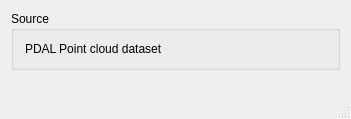
<?xml version="1.0" encoding="UTF-8"?>
<ui version="4.0">
 <class>QgsPdalSourceSelectBase</class>
 <widget class="QDialog" name="QgsPdalSourceSelectBase">
  <property name="geometry">
   <rect>
    <x>0</x>
    <y>0</y>
    <width>351</width>
    <height>119</height>
   </rect>
  </property>
  <property name="windowTitle">
   <string>Add Point Cloud Layer(s)</string>
  </property>
  <property name="windowIcon">
   <iconset>
    <normaloff>.</normaloff>.</iconset>
  </property>
  <property name="sizeGripEnabled">
   <bool>true</bool>
  </property>
  <property name="modal">
   <bool>true</bool>
  </property>
  <layout class="QGridLayout" name="gridLayout_2">
   <item row="0" column="0">
    <layout class="QVBoxLayout" name="verticalLayout">
     <item>
      <widget class="QGroupBox" name="fileGroupBox">
       <property name="sizePolicy">
        <sizepolicy hsizetype="Preferred" vsizetype="Fixed">
         <horstretch>0</horstretch>
         <verstretch>0</verstretch>
        </sizepolicy>
       </property>
       <property name="title">
        <string>Source</string>
       </property>
       <layout class="QHBoxLayout" name="horizontalLayout">
        <item>
         <widget class="QLabel" name="label">
          <property name="text">
           <string>PDAL Point cloud dataset</string>
          </property>
         </widget>
        </item>
        <item>
         <widget class="QgsFileWidget" name="mFileWidget" native="true"/>
        </item>
       </layout>
      </widget>
     </item>
    </layout>
   </item>
   <item row="1" column="0">
    <spacer name="verticalSpacer">
     <property name="orientation">
      <enum>Qt::Vertical</enum>
     </property>
     <property name="sizeHint" stdset="0">
      <size>
       <width>20</width>
       <height>40</height>
      </size>
     </property>
    </spacer>
   </item>
   <item row="2" column="0">
    <widget class="QDialogButtonBox" name="buttonBox">
     <property name="standardButtons">
      <set>QDialogButtonBox::NoButton</set>
     </property>
    </widget>
   </item>
  </layout>
 </widget>
 <layoutdefault spacing="6" margin="11"/>
 <customwidgets>
  <customwidget>
   <class>QgsFileWidget</class>
   <extends>QWidget</extends>
   <header>qgsfilewidget.h</header>
  </customwidget>
 </customwidgets>
 <tabstops>
  <tabstop>buttonBox</tabstop>
 </tabstops>
 <resources/>
 <connections>
  <connection>
   <sender>buttonBox</sender>
   <signal>rejected()</signal>
   <receiver>QgsPdalSourceSelectBase</receiver>
   <slot>reject()</slot>
   <hints>
    <hint type="sourcelabel">
     <x>518</x>
     <y>510</y>
    </hint>
    <hint type="destinationlabel">
     <x>551</x>
     <y>370</y>
    </hint>
   </hints>
  </connection>
 </connections>
</ui>
